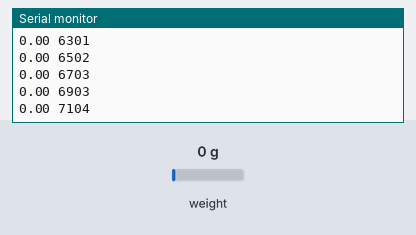
A sketch run on a simulated Arduino Uno, built with avr-gcc and run on an emulated ATmega328P. Parts: the last lines printed to the serial monitor. The inputs (shaded band) are chosen by the test bench; at power-on: weight on the scale 0 g.

Above: at 7.2 s.
7.3 s: weight on the scale set to 100 g
At 7.46 s:
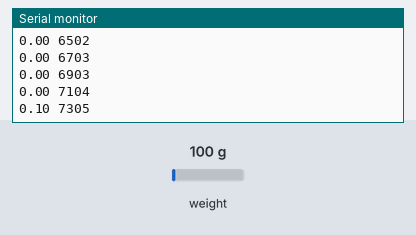
8.8 s: weight on the scale set to 1250 g
At 8.87 s:
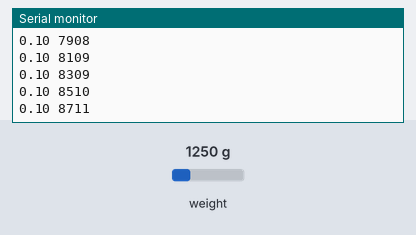
Timing chart, 0 to 11.8 s (numbered marks = the images above; inputs shaded):
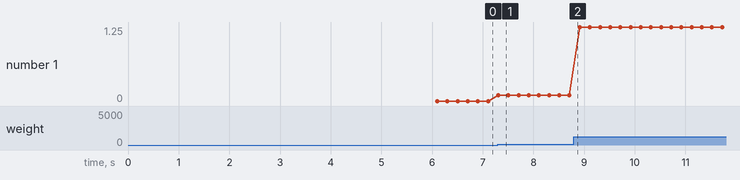

The sketch:

collect_forces.ino
```cpp
#include "HX711.h"
#include <string.h>

using namespace std;

// HX711 circuit wiring
const int LOADCELL_DAT_PIN = 3;
const int LOADCELL_CLK_PIN = 2;

HX711 scale;

// TODO: get more robust grams cal factor, add more cal factors
/*
    Set calibration factor.
    Values by output:
        grams: 155.28
*/
// float CAL_FACTOR = 155.28;
float CAL_FACTOR = -145943.860;
// String UNITS = "g";
String UNITS = "kg";

/*
    Set amount of delay between readings (ms).
*/
int DELAY = 100;

// TODO: file name
String OUT_FILE = "";

int iterator = 0;

void setup(){
    Serial.begin(57600);

    Serial.println("SEEING EYE FORCE DATA COLLECION");

    Serial.println("Scale setup in 5 seconds");

    delay(5000);

    Serial.println("Setting up scale...");

    scale.begin(LOADCELL_DAT_PIN, LOADCELL_CLK_PIN);

    // set scale with global calibration factor
    // CAL_FACTOR calculated using ./calibration_factor.ino
    scale.set_scale(CAL_FACTOR);
    scale.tare();

    Serial.println("READINGS, KGs:");

    // TODO: check if file name given, if not, make unique file

}

void loop(){

    // Serial.print("Reading ");
    // Serial.print(iterator);
    // Serial.print(": ");

    // TODO: decide if we should take an average here
    float reading = scale.get_units();

    Serial.print(reading);
    Serial.print(" ");
    Serial.println(millis());
    // Serial.println(UNITS);

    // TODO: print value to file

    // TODO: is this worth it with low delay
    // scale.power_down();
    delay(DELAY);
    // scale.power_up();

    iterator++;

    // testing
    // if(iterator == 200){
    //   exit(0);
    // }

    // TODO: exit condition?

}
```

Measured:
- after the input at 7.3 s, the serial monitor: prints a new line at once (image 1)
- plotted number 1: 0 → 0.1 after the input at 7.3 s, 0.1 → 1.25 after the input at 8.8 s
